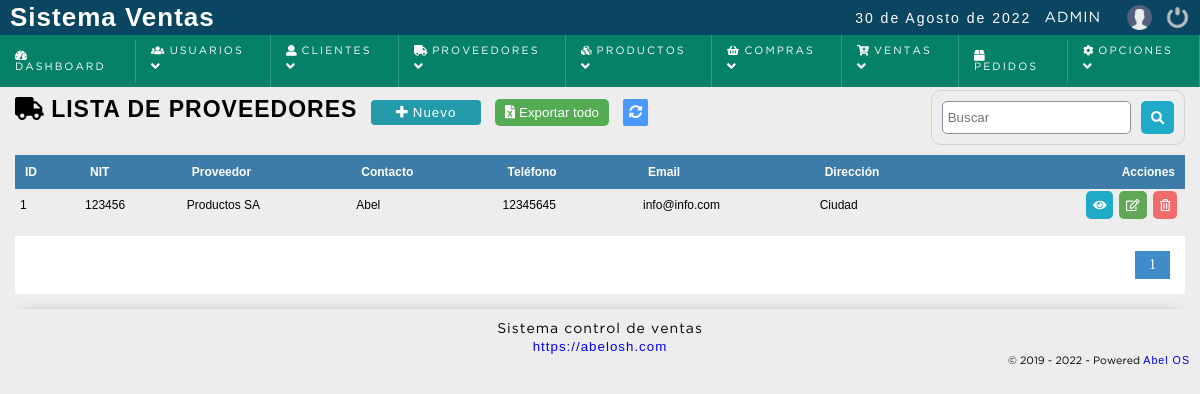
The app's page /sistema/proveedores/proveedores.php (signed in) with its own data.
### tables this page shows
CREATE TABLE IF NOT EXISTS `proveedor` (
  `codproveedor` int(11) NOT NULL AUTO_INCREMENT,
  `nit` varchar(20) NOT NULL,
  `proveedor` varchar(100) DEFAULT NULL,
  `contacto` varchar(100) DEFAULT NULL,
  `telefono` bigint(11) DEFAULT NULL,
  `correo` varchar(100) NOT NULL,
  `direccion` text,
  `date_add` datetime NOT NULL DEFAULT CURRENT_TIMESTAMP,
  `usuario_id` int(11) NOT NULL,
  `estatus` int(11) NOT NULL DEFAULT '1',
  PRIMARY KEY (`codproveedor`),
  KEY `usuario_id` (`usuario_id`)
);

### sistema/includes/functions.php (called while the page is built, shortened)
<?php
	function decrypt($string, $key) {
	   $result = '';
	   $string = base64_decode($string);
	   for($i=0; $i<strlen($string); $i++) {
	      $char = substr($string, $i, 1);
	      $keychar = substr($key, ($i % strlen($key))-1, 1);
	      $char = chr(ord($char)-ord($keychar));
	      $result.=$char;
	   }
	   return $result;
	}
 ?>

### sistema/proveedores/proveedores.php (the view, shortened to what this page needs)
<?php
	include "../../conexion.php";
	$sql_registe = mysqli_query($conection,"SELECT COUNT(*) as total_registro FROM proveedor WHERE estatus = 1 ");
	$result_register = mysqli_fetch_array($sql_registe);
	$total_registro = $result_register['total_registro'];
	$por_pagina = 100;
	if(empty($_GET['pagina']))
	{
		$pagina = 1;
	}else{
		$pagina = $_GET['pagina'];
	}
	$desde = ($pagina-1) * $por_pagina;
	$total_paginas = ceil($total_registro / $por_pagina);
	$query = mysqli_query($conection,"SELECT codproveedor,
												nit,
												proveedor,
    											contacto,
    											telefono,
    											correo,
                                                direccion,
    											DATE_FORMAT(date_add, '%d/%m/%Y') as fecha_registro,
    											estatus
    									FROM proveedor
									  	WHERE estatus = 1 ORDER BY codproveedor DESC LIMIT $desde,$por_pagina
		");
 ?>
<!DOCTYPE html>
<html lang="en">
<head>
	<?php include "../includes/scripts.php"; ?>
</head>
<body>
	<?php include "../includes/header.php"; ?>
	<section id="container">
		<h1><i class="fas fa-truck"></i> Lista de proveedores</h1>
		<a href="registro_proveedor.php" class="btn_new"><i class="fas fa-plus"></i> Nuevo </a>
		<?php
		if($result > 0){
		 ?>
		<form action="exportar.php" method="post" class="formExport" >
			<button type="submit" class="bntExport"> <i class="fas fa-file-excel"></i> Exportar todo</button>
		</form>
		<?php } ?>
		<a href="index.php" class="btnRefresh"><i class="fas fa-sync-alt" title="Actualizar"></i></a>
		<form action="buscar_proveedor.php" method="get" class="form_search">
			<input type="text" name="busqueda" id="busqueda" placeholder="Buscar">
			<button type="submit" class="btn_search"><i class="fas fa-search"></i></button>
		</form>
	<div class="containerTable">
		<table>
			<tr>
				<th>ID</th>
				<th><?= strtoupper(IDENTIFICACION_TRIBUTARIA); ?></th>
				<th>Proveedor</th>
				<th>Contacto</th>
				<th>Teléfono</th>
				<th>Email</th>
				<th>Dirección</th>
				<th class="textright">Acciones</th>
			</tr>
		<?php
			if($result > 0){
				while ($data = mysqli_fetch_array($query)) {
			?>
				<tr id="item_<?php echo $data["codproveedor"]; ?>">
					<td><?php echo $data["codproveedor"]; ?></td>
					<td><?php echo $data["nit"]; ?></td>
					<td><?php echo $data["proveedor"]; ?></td>
					<td><?php echo $data["contacto"]; ?></td>
					<td><?php echo $data["telefono"]; ?></td>
					<td><?php echo $data["correo"]; ?></td>
					<td><?php echo $data["direccion"]; ?></td>
					<td class="textright">
						<div class="div_acciones">
							<div>
								<a href="#" class="btn_view btnInfoProveedor" title="Ver datos"><i class="fas fa-eye"></i></a>
							</div>
							<div>
								<a class="btn_edit" href="editar_proveedor.php?id=<?php echo $data["codproveedor"]; ?>" title="Editar"><i class="far fa-edit"></i></a>
							</div>
							<div>
								<a class="btn_del" href="eliminar_confirmar_proveedor.php?id=<?php echo $data["codproveedor"]; ?>"  title="Eliminar"><i class="far fa-trash-alt"></i></a>
							</div>
						</div>
					</td>
				</tr>
		<?php
				}
			}else{
				echo '<tr><td colspan="8" align="center"><p><strong>No hay datos para mostrar</strong></p></td></tr>';
			}
		 ?>
		</table>
	</div>
	<?php
		if($total_registro != 0)
		{
	?>
		<div class="paginador">
			<ul>
			<?php
				for ($i=1; $i <= $total_paginas; $i++) {
					if($i == $pagina)
					{
						echo '<li class="pageSelected">'.$i.'</li>';
					}else{
						echo '<li><a href="?pagina='.$i.'">'.$i.'</a></li>';
					}
				}
			 ?>
			</ul>
		</div>
	<?php } ?>
	</section>
	<?php include "../includes/footer.php"; ?>
</body>
</html>

### sistema/css/style.css (style rules this page uses)
* { margin: 0; padding: 0; box-sizing: border-box; }
body { background: #ededed; }
h1, h2, h3, h4, h5, h6 { font-family: 'arial'; font-weight: bold; letter-spacing: 1px; }
h1 { font-size: 26px; }
a { text-decoration: none; font-family: arial; letter-spacing: 1px; }
#container { padding: 90px 15px 15px; }
form { background: #FFF; margin: auto; padding: 20px 43px; border: 1px solid #d1d1d1; }
input,select,textarea { display: block; width: 100%; font-size: 10pt; padding: 5px; border: 1px solid #85929e; border-radius: 5px; }
.btnRefresh { margin-left: 10px; color: #FFF; font-size: 10pt; background:#4898ff; padding: 6px; border-radius: 2px; }
#container h1 { font-size: 23px; text-transform: uppercase; display: inline-block; }
.btn_new { display: inline-block; background: #239baa; color: #FFF; padding: 5px 25px; border-radius: 4px; border: 0; margin: 10px; cursor: pointer; font-size: 10pt; }
table { border-collapse: collapse; font-size: 9pt; font-family: 'arial'; width: 100%; }
table th { text-align: left; padding: 10px; background: #3d7ba8; color: #FFF; }
table tr:nth-child(odd) { background: #FFF; }
table td { padding: 2px 5px; }
.paginador ul { padding: 15px; list-style: none; background: #FFF; margin-top: 15px; display: -webkit-flex; display: -moz-flex; display: -ms-flex; display: -o-flex; display: flex; justify-content: flex-end; }
.paginador a, .pageSelected { color: #428bca; border: 1px solid #ddd; padding: 5px; display: inline-block; font-size: 14px; text-align: center; width: 35px; }
.pageSelected { color: #FFF; background: #428bca; border: 1px solid #428bca; }
.form_search { display: -webkit-flex; display: -moz-flex; display: -ms-flex; display: -o-flex; display: flex; float: right; background: initial; padding: 10px; border-radius: 10px; margin-bottom: 10px; }
.form_search .btn_search { background: #1faac8; color: #FFF; padding: 10px; border: 0; cursor: pointer; margin-left: 10px; display: -webkit-flex; display: -moz-flex; display: -ms-flex; display: -o-flex; display: flex; border-radius: 5px; }
.textright { text-align: right; }
.div_acciones { display: -webkit-flex; display: -moz-flex; display: -ms-flex; display: -o-flex; display: flex; justify-content: flex-end; }
.btn_view, .btn_edit, .btn_del, .btn_add, .btn_sendEmail, .btn_print { background-color: #1faac8; border: 0; border-radius: 5px; cursor: pointer; padding: 7px; margin: 0 3px; color: #FFF; }
.div_acciones .btn_view, .div_acciones .btn_edit, .div_acciones .btn_del, .btn_add { display: block; }
.btn_edit { background-color: #60a756; }
.btn_del { background-color: #f26b6b; }
.formExport { padding: initial; display: inline-block; background: initial; border: initial; }
.bntExport { cursor: pointer; color: #FFF; background: #55aa54; border: 0; padding: 6px 10px; border-radius: 5px; }

### records on screen
proveedor: codproveedor "1", nit "123456", proveedor "Productos SA", contacto "Abel", telefono "12345645", correo "info@info.com", direccion "Ciudad"

### other values on screen
fechaC() "30 de Agosto de 2022"
$_SESSION['user'] "ADMIN"
IDENTIFICACION_TRIBUTARIA "NIT"
WEB_EMPRESA "https://abelosh.com"
